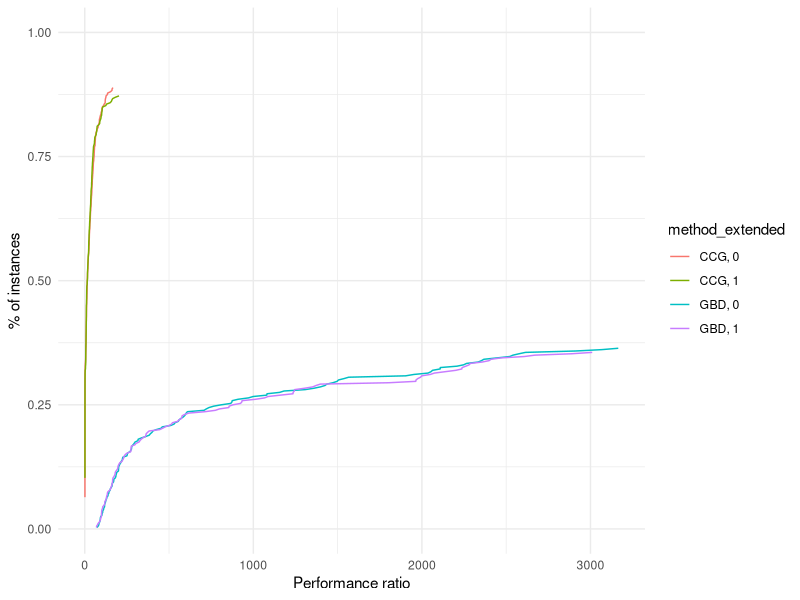
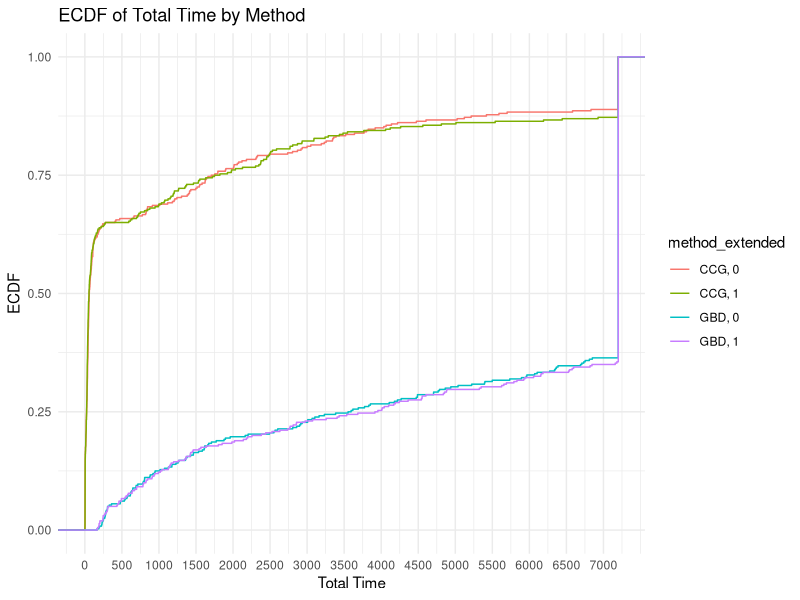
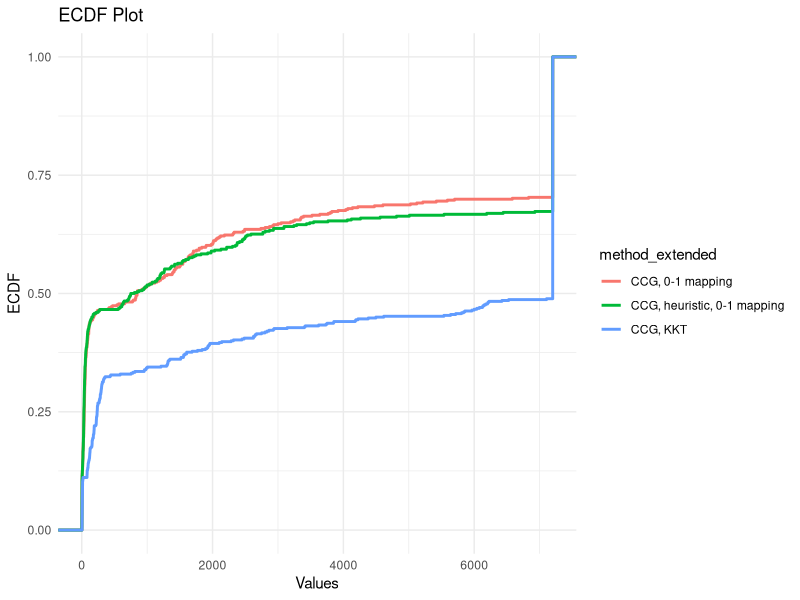
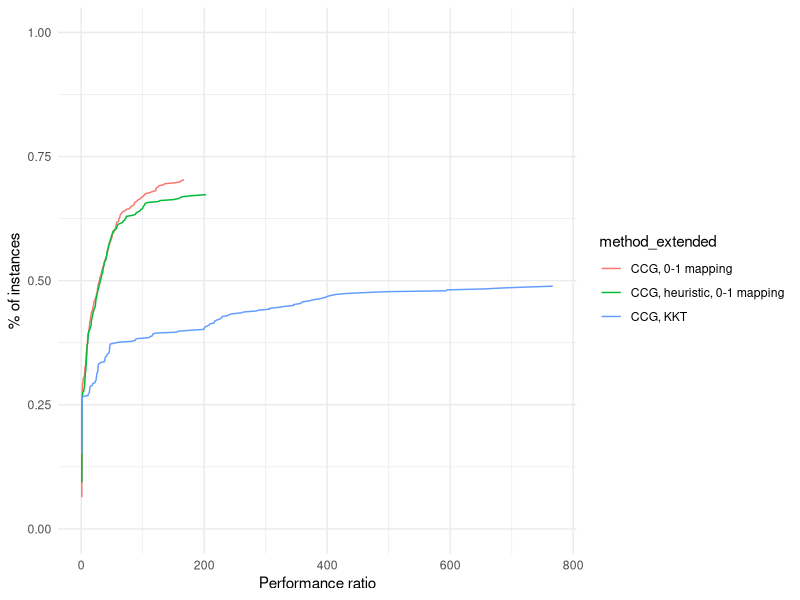
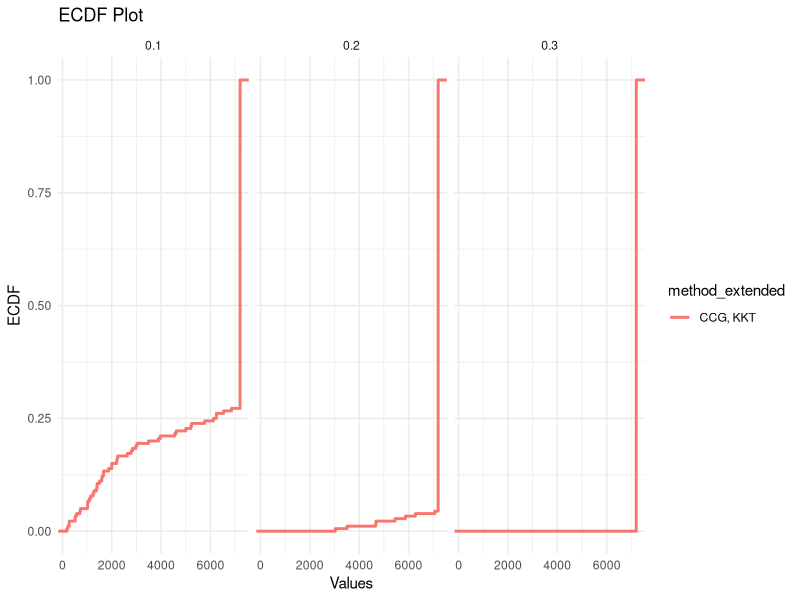
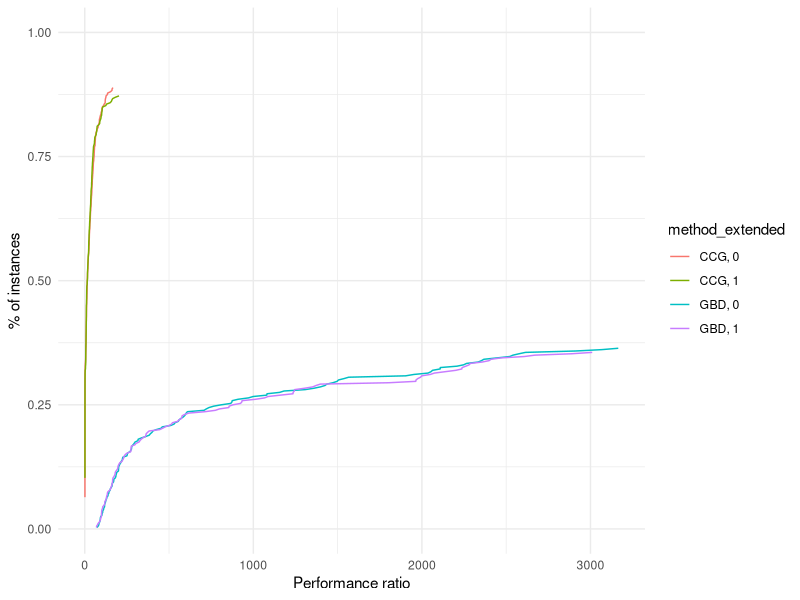

Source code (R) for these figures, in order:
## ---- chunk 1
library(rmarkdown)
library(kableExtra)
library(ggplot2)
suppressPackageStartupMessages(library(dplyr))
## ---- chunk 2
results = read.table("./new-results.csv", header = FALSE, sep = ',')
colnames(results) <- c("tag", "instance", "n_servers", "n_clients", "Gamma", "deviation", "time_limit", "method", "use_heuristic", "total_time", "master_time", "separation_time", "best_bound", "iteration_count", "fail")
results$tag = NULL
## ---- chunk 3
results$p = results$Gamma / results$n_clients
results$p = ceiling(results$p / .05) * .05
## ---- chunk 4
results$size = paste0("(", results$n_servers, ",", results$n_clients, "), ", results$p)
## ---- chunk 5
results$method_extended = paste0(results$method, ", ", results$use_heuristic)
## ---- chunk 6
results = results[!(results$n_clients == 40),]
results = results[!(results$n_servers == 25 & results$n_clients == 25),]
## ---- chunk 7
sum(results$fail)
## ---- chunk 8
time_limit = 7200

if (sum(results$fail) > 0) {
  results[results$fail == TRUE,]$total_time = time_limit
}

results$unsolved = results$total_time >= time_limit | results$fail
## ---- chunk 9
paged_table(results)
## ---- chunk 10
add_performance_ratio = function(dataset, 
                                 criterion_column = "total_time",
                                 unsolved_column = "unsolved",
                                 instance_column = "instance",
                                 solver_column = "solver",
                                 output_column = "performance_ratio") {
  
  # Compute best score for each instance
  best = dataset %>%
    group_by(!!sym(instance_column)) %>%
    mutate(best_solver = min(!!sym(criterion_column)))
  
  # Compute performance ratio for each instance and solver
  result = best %>%
    group_by(!!sym(instance_column), !!sym(solver_column)) %>%
    mutate(!!sym(output_column) := !!sym(criterion_column) / best_solver) %>%
    ungroup()
  
  if (sum(result[,unsolved_column]) > 0) {
    result[result[,unsolved_column] == TRUE,output_column] = max(result[,output_column])
  }

  return (result)
}

plot_performance_profile = function(dataset,
                                    criterion_column,
                                    unsolved_column = "unsolved",
                                    instance_column = "instance",
                                    solver_column = "solver"
                                    ) {
  
  dataset_with_performance_ratios = add_performance_ratio(dataset,
                                                          criterion_column = criterion_column,
                                                          instance_column = instance_column,
                                                          solver_column = solver_column,
                                                          unsolved_column = unsolved_column)
  
  solved_dataset_with_performance_ratios = dataset_with_performance_ratios[!dataset_with_performance_ratios[,unsolved_column],]
  
  compute_performance_profile_point = function(method, data) {
    
    performance_ratios = solved_dataset_with_performance_ratios[solved_dataset_with_performance_ratios[,solver_column] == method,]$performance_ratio
    
    unscaled_performance_profile_point = ecdf(performance_ratios)(data)
    
    n_instances = sum(dataset[,solver_column] == method)
    n_solved_instances = sum(dataset[,solver_column] == method & !dataset[,unsolved_column])
    
    return( unscaled_performance_profile_point * n_solved_instances / n_instances )
  }
  
  perf = solved_dataset_with_performance_ratios %>%
    group_by(!!sym(solver_column)) %>%
    mutate(performance_profile_point = compute_performance_profile_point(unique(!!sym(solver_column)), performance_ratio))
  
  result = ggplot(data = perf, aes(x = performance_ratio, y = performance_profile_point, color = !!sym(solver_column))) +
              geom_line()
  
  return (result)
}

## ---- chunk 11
performance_profile = plot_performance_profile(results, criterion_column = "total_time", solver_column = "method_extended") +
  labs(x = "Performance ratio", y = "% of instances") +
  scale_y_continuous(limits = c(0, 1)) +
  theme_minimal()
print(performance_profile)
ggsave("performance_profile.pdf", plot = performance_profile)
## ---- chunk 12
ggplot(results, aes(x = total_time, color = method_extended)) +
  stat_ecdf(geom = "step") +
  xlab("Total Time") +
  ylab("ECDF") +
  labs(title = "ECDF of Total Time by Method")  +
  scale_x_continuous(breaks = seq(0, max(results$total_time), by = 500), labels = seq(0, max(results$total_time), by = 500)) +
  theme_minimal()
## ---- chunk 13
results_solved = results %>%
  filter(total_time < time_limit) %>%
  group_by(method_extended, n_servers, n_clients, p, deviation) %>%
  summarize(
    solved = n(),
    total_time = mean(total_time),
    master_time = mean(master_time),
    separation_time = mean(separation_time),
    solved_iteration_count = mean(iteration_count),
    .groups = "drop"
  ) %>%
  ungroup()
## ---- chunk 14
results_unsolved <- results %>%
  filter(total_time >= time_limit) %>%
  group_by(method_extended, n_servers, n_clients, p, deviation) %>%
  summarize(
    unsolved = n(),
    unsolved_iteration_count = mean(iteration_count),
    .groups = "drop"
  ) %>%
  ungroup()

results_fail <- results %>%
  filter(fail == TRUE) %>%
  group_by(method_extended, n_servers, n_clients, p, deviation) %>%
  summarize(
    fail = n(),
    .groups = "drop"
  ) %>%
  ungroup()

## ---- chunk 15
final_result <- merge(results_solved, results_unsolved, by = c("method_extended", "n_servers", "n_clients", "p", "deviation"), all = TRUE)
final_result <- merge(final_result, results_fail, by = c("method_extended", "n_servers", "n_clients", "p", "deviation"), all = TRUE)
## ---- chunk 16
knitr::kable(final_result, 
               digits = c(0, 0, 2, 2, 2, 0, 2, 2, 2, 2, 0, 2, 0), 
               col.names = c("Method", "|V_1|", "|V_2|", "p", "dev", "Count", "Total", "Master", "Sepatation", "# Iter", "Count", "# Iter", "# Errors"),
               caption = "Summary table"
             ) %>%
      kable_classic() %>%
      add_header_above(c(" " = 5, "Solved instances" = 5, "Unsolved instances" = 3)
)
## ---- chunk 17
results_rev = read.table("./results-rev.csv", header = FALSE, sep = ',')
colnames(results_rev) <- c("tag", "instance", "n_servers", "n_clients", "Gamma", "deviation", "time_limit", "method", "use_heuristic", "total_time", "master_time", "separation_time", "best_bound", "iteration_count", "fail", "use_bilevel_separation", "use_budgeted_unc")
## ---- chunk 18
results = read.table("./new-results.csv", header = FALSE, sep = ',')
colnames(results) <- c("tag", "instance", "n_servers", "n_clients", "Gamma", "deviation", "time_limit", "method", "use_heuristic", "total_time", "master_time", "separation_time", "best_bound", "iteration_count", "fail")
results$use_bilevel_separation = 0
results$use_budgeted_unc = 1
## ---- chunk 19
all_results = rbind(results, results_rev)

all_results = all_results %>% filter(method == "CCG")
## ---- chunk 20
all_results$p = all_results$Gamma / all_results$n_clients
all_results$p = ceiling(all_results$p / .05) * .05
## ---- chunk 21
all_results$size = paste0("(", all_results$n_servers, ",", all_results$n_clients, "), ", all_results$p)
## ---- chunk 22
all_results$method_extended = paste0(all_results$method, ", ", ifelse(all_results$use_heuristic, "heuristic, ", ""), ifelse(all_results$use_bilevel_separation, "KKT", "0-1 mapping"))

paged_table(results_rev %>% filter(fail == 1 & total_time < time_limit))
paged_table(results_rev %>% filter(fail == 0 & deviation == .25))

if (sum(all_results$fail) > 0) {
  all_results[all_results$fail == TRUE,]$total_time = time_limit
}

all_results$unsolved = all_results$total_time >= time_limit | all_results$fail

## ---- chunk 23
budgeted_unc_results = all_results %>% filter(use_budgeted_unc == 1 & method == "CCG")


ggplot(budgeted_unc_results, aes(x = total_time, color = method_extended)) +
  stat_ecdf(geom = "step", linewidth = 1) +
  labs(title = "ECDF Plot", x = "Values", y = "ECDF") +
  theme_minimal()

performance_profile = plot_performance_profile(budgeted_unc_results, criterion_column = "total_time", solver_column = "method_extended") +
  labs(x = "Performance ratio", y = "% of instances") +
  scale_y_continuous(limits = c(0, 1)) +
  theme_minimal()

print(performance_profile)
## ---- chunk 24
knapsack_unc_results = all_results %>% filter(method == "CCG" & use_budgeted_unc == 0)

ggplot(knapsack_unc_results, aes(x = total_time, color = method_extended)) +
  stat_ecdf(geom = "step", size = 1) +
  labs(title = "ECDF Plot", x = "Values", y = "ECDF") +
  facet_wrap(~p) +
  theme_minimal()
## ---- chunk 25
results_solved = knapsack_unc_results %>%
  filter(total_time < time_limit) %>%
  group_by(method_extended, n_servers, n_clients, p, deviation) %>%
  summarize(
    solved = n(),
    total_time = mean(total_time),
    master_time = mean(master_time),
    separation_time = mean(separation_time),
    solved_iteration_count = mean(iteration_count),
    .groups = "drop"
  ) %>%
  ungroup()
## ---- chunk 26
results_unsolved <- knapsack_unc_results %>%
  filter(total_time >= time_limit) %>%
  group_by(method_extended, n_servers, n_clients, p, deviation) %>%
  summarize(
    unsolved = n(),
    unsolved_iteration_count = mean(iteration_count),
    .groups = "drop"
  ) %>%
  ungroup()

results_fail <- knapsack_unc_results %>%
  filter(fail == TRUE) %>%
  group_by(method_extended, n_servers, n_clients, p, deviation) %>%
  summarize(
    fail = n(),
    .groups = "drop"
  ) %>%
  ungroup()

## ---- chunk 27
final_result <- merge(results_solved, results_unsolved, by = c("method_extended", "n_servers", "n_clients", "p", "deviation"), all = TRUE)
final_result <- merge(final_result, results_fail, by = c("method_extended", "n_servers", "n_clients", "p", "deviation"), all = TRUE)
## ---- chunk 28
knitr::kable(final_result, 
               digits = c(0, 0, 2, 2, 2, 0, 2, 2, 2, 2, 0, 2, 0), 
               col.names = c("Method", "|V_1|", "|V_2|", "p", "dev", "Count", "Total", "Master", "Sepatation", "# Iter", "Count", "# Iter", "# Errors"),
               caption = "Summary table"
             ) %>%
      kable_classic() %>%
      add_header_above(c(" " = 5, "Solved instances" = 5, "Unsolved instances" = 3)
)
## ---- chunk 29
static = read.table("./static-rap-results.csv", header = FALSE, sep = ',')
colnames(static) <- c("tag", "instance", "n_servers", "n_clients", "Gamma", "deviation", "time_limit", "method", "use_heuristic", "total_time", "master_time", "separation_time", "best_bound", "iteration_count", "fail", "use_bilevel_separation", "use_budgeted_unc")
static$tag = NULL 
## ---- chunk 30
columns_to_keep = c("instance", "Gamma", "deviation", "n_servers", "n_clients", "method", "total_time", "best_bound", "iteration_count")
ccg = all_results %>% filter(method == "CCG", use_heuristic == 0, use_bilevel_separation == 0, use_budgeted_unc == 1) %>% select(all_of(columns_to_keep), p)
static = static %>% select(columns_to_keep)

ccg = ccg %>% mutate(instance = basename(instance))
static = static %>% mutate(instance = basename(instance))

merged_df = merge(ccg, static,
                   by = c("instance", "Gamma", "deviation"), 
                   all = TRUE,
                   suffixes = c(".ccg", ".static"))
merged_df %>% filter(best_bound.ccg > best_bound.static)
merged_df %>% filter(best_bound.static < 1e-4)
## ---- chunk 31
library(tidyr)

# 1. Compute summary
summary_table <- merged_df %>%
  mutate(
    gap = (best_bound.static - best_bound.ccg) / (1e-10 + abs(best_bound.static)) * 100,
    time_status = ifelse(total_time.ccg < time_limit, "within_time", "timed_out")
  ) %>%
  group_by(n_servers.ccg, n_clients.ccg, p, deviation, time_status) %>%
  summarise(
    n_instances = length(best_bound.static),
    n_missing_static = sum(is.na(best_bound.static)),
    avg_ccg_time = mean(total_time.ccg),
    avg_static_time = mean(total_time.static),
    avg_gap = ifelse(sum(!is.na(best_bound.static) & best_bound.ccg < 1e20) > 0, 
                 mean(gap[!is.na(best_bound.static) & best_bound.ccg < 1e20]), 
                 NA),
    .groups = "drop"
  )

# 2. Pivot wider
summary_wide <- summary_table %>%
  pivot_wider(
    names_from = time_status,
    values_from = c(n_instances, n_missing_static, avg_ccg_time, avg_static_time, avg_gap),
    names_glue = "{time_status}_{.value}"
  ) %>%
  arrange(n_servers.ccg, n_clients.ccg, p, deviation)

summary_wide = summary_wide %>% select(n_servers.ccg, n_clients.ccg, p, deviation, within_time_n_instances, within_time_n_missing_static, within_time_avg_ccg_time, within_time_avg_static_time, within_time_avg_gap, timed_out_n_instances, timed_out_n_missing_static, timed_out_avg_gap)
# 3. Pretty table with exact column names
kable(summary_wide, "html", digits = 4, escape = FALSE, col.names = c(
  "|V_1|", "|V_2|", "p", "dev",
  "n_instances", "n_static_is_infeasible", "avg_ccg_time", "avg_static_time", "avg_gap (%)",
  "n_instances", "n_static_is_infeasible", "avg_gap (%)"
)) %>%
  kable_styling(full_width = FALSE, position = "center") %>%
  add_header_above(c(" " = 4, "Solved by CCG" = 5, "Time out" = 3))

## ---- chunk 32
larger = read.table("./larger-results.csv", header = FALSE, sep = ',')
colnames(larger) <- c("tag", "instance", "n_servers", "n_clients", "Gamma", "deviation", "time_limit", "method", "use_heuristic", "total_time", "master_time", "separation_time", "best_bound", "iteration_count", "fail", "use_bilevel_separation", "use_budgeted_unc")
larger$tag = NULL 
larger$p = larger$Gamma / larger$n_clients
larger$p = ceiling(larger$p / .05) * .05

ccg = larger %>% filter(method == "CCG", use_heuristic == 1)
static = larger %>% filter(method == "Static")
static$p = NULL

merged_df = merge(ccg, static,
                   by = c("instance", "Gamma", "deviation"), 
                   all = TRUE,
                   suffixes = c(".ccg", ".static"))
merged_df %>% filter(best_bound.ccg > best_bound.static)
merged_df %>% filter(best_bound.static < 1e-4)


# 1. Compute summary
summary_table <- merged_df %>%
  mutate(
    gap = (best_bound.static - best_bound.ccg) / (1e-10 + abs(best_bound.static)) * 100,
    time_status = ifelse(total_time.ccg < time_limit, "within_time", "timed_out")
  ) %>%
  group_by(n_servers.ccg, n_clients.ccg, p, deviation, time_status) %>%
  summarise(
    n_instances = length(best_bound.static),
    n_missing_static = sum(is.na(best_bound.static)),
    avg_ccg_time = mean(total_time.ccg),
    avg_static_time = mean(total_time.static),
    avg_gap = ifelse(sum(!is.na(best_bound.static) & best_bound.ccg < 1e20) > 0, 
                 mean(gap[!is.na(best_bound.static) & best_bound.ccg < 1e20]), 
                 NA),
    .groups = "drop"
  )

# 2. Pivot wider
summary_wide <- summary_table %>%
  pivot_wider(
    names_from = time_status,
    values_from = c(n_instances, n_missing_static, avg_ccg_time, avg_static_time, avg_gap),
    names_glue = "{time_status}_{.value}"
  ) %>%
  arrange(n_servers.ccg, n_clients.ccg, p, deviation)

summary_wide = summary_wide %>% select(n_servers.ccg, n_clients.ccg, p, deviation, timed_out_n_instances, timed_out_n_missing_static, timed_out_avg_gap)
# 3. Pretty table with exact column names
kable(summary_wide, "html", digits = 4, escape = FALSE, col.names = c(
  "|V_1|", "|V_2|", "p", "dev",
  "n_instances", "n_static_is_infeasible", "avg_gap (%)"
)) %>%
  kable_styling(full_width = FALSE, position = "center") %>%
  add_header_above(c(" " = 4, "Time out" = 3))
